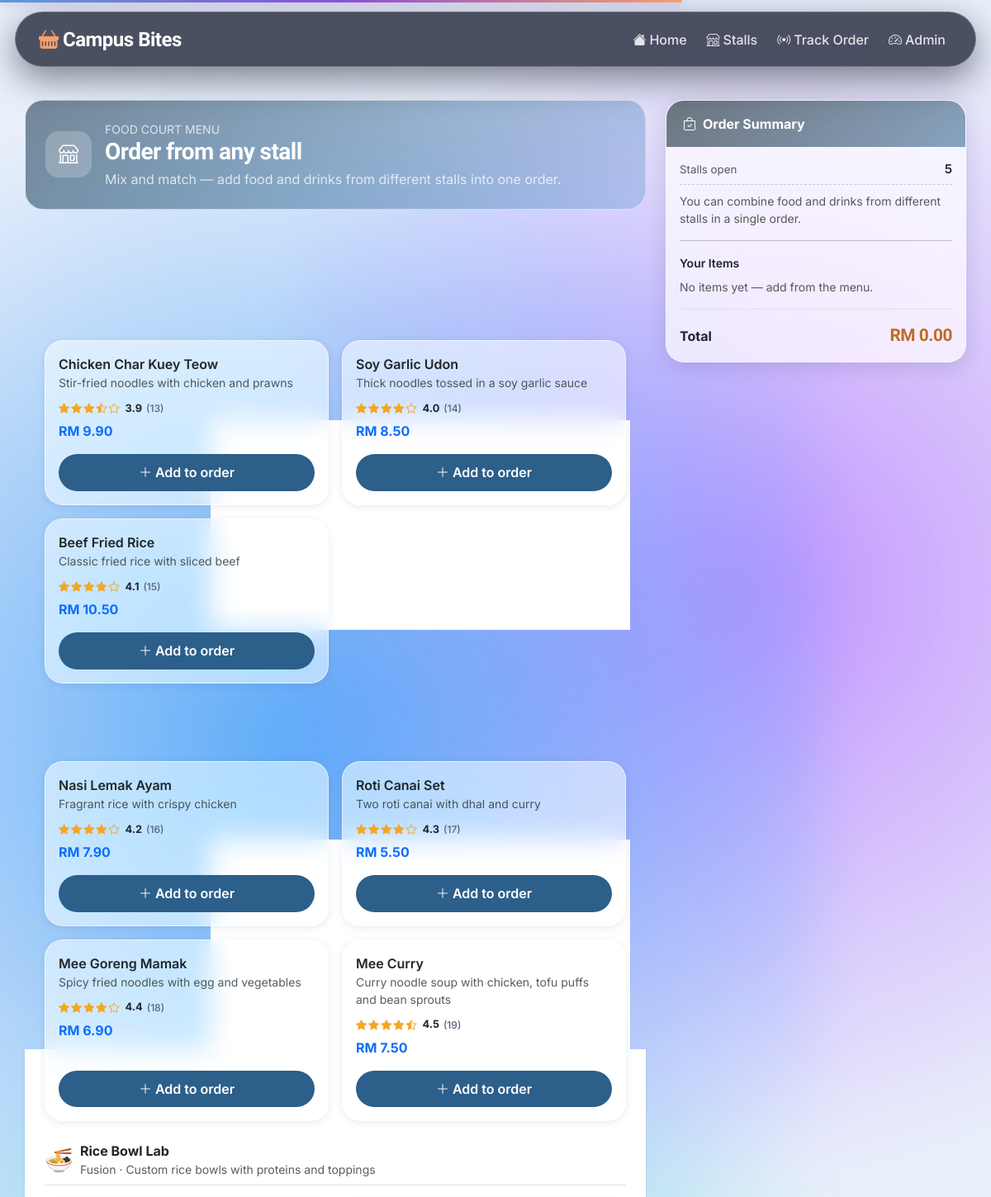
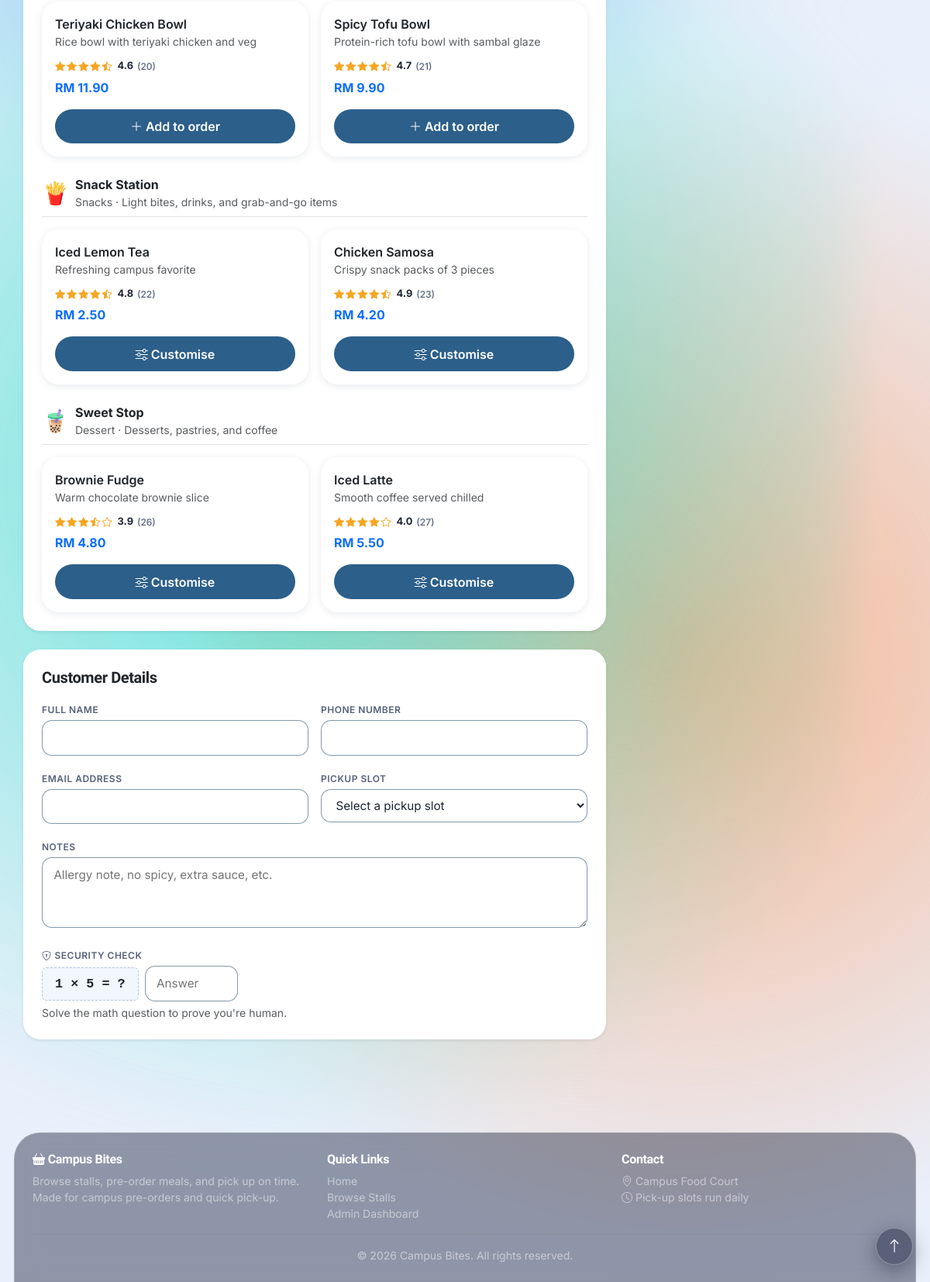
The page /app/order.php?stall_id=4 on the database its author committed (2 pictures, top to bottom).
### tables this page shows
CREATE TABLE menu_items (
    menu_item_id INT AUTO_INCREMENT PRIMARY KEY,
    stall_id INT NOT NULL,
    item_name VARCHAR(120) NOT NULL,
    item_desc VARCHAR(255) NOT NULL,
    price DECIMAL(10,2) NOT NULL,
    sort_order INT NOT NULL DEFAULT 0,
    is_popular TINYINT(1) NOT NULL DEFAULT 0,
    is_available TINYINT(1) NOT NULL DEFAULT 1,
    image_path VARCHAR(255) NULL,
    rating DECIMAL(2,1) NULL,
    rating_count INT NULL,
    FOREIGN KEY (stall_id) REFERENCES stalls(stall_id)
);

### app/order.php (the view, shortened to what this page needs)
<?php
require '_base.php';
require '_functions.php';
$stalls = array_values(array_filter(getStallsWithMenu($pdo), fn ($s) => (bool)$s['is_open'] && !empty($s['items'])));
$captchaQuestion = captchaGenerate();
?>
<?php include '_head.php'; ?>
<div class="container page-section">
    <div class="row g-4">
        <div class="col-lg-8">
            <div class="card border-0 shadow-sm mb-4 overflow-hidden" style="border-radius:var(--radius)">
                <div class="order-hero p-4 text-white">
                    <div class="d-flex align-items-center gap-3 flex-wrap">
                        <div class="stall-badge"><i class="bi bi-shop"></i></div>
                        <div>
                            <div class="text-uppercase small opacity-75">Food Court Menu</div>
                            <h3 class="mb-1 fw-bold">Order from any stall</h3>
                            <p class="mb-0 opacity-75">Mix and match — add food and drinks from different stalls into one order.</p>
                        </div>
                    </div>
                </div>
            </div>
            <form method="POST" action="" id="orderForm">
                <div class="card border-0 shadow-sm mb-4" style="border-radius:var(--radius)">
                    <div class="card-body p-4">
                        <h5 class="fw-bold mb-3">Menu — All Stalls</h5>
                        <?php foreach ($stalls as $sIdx => $stall): $stallIsDrink = isDrinkStall($stall); ?>
                        <div id="stall-<?= (int)$stall['stall_id'] ?>" style="scroll-margin-top:90px" class="<?= $sIdx > 0 ? 'mt-4' : '' ?>">
                            <div class="d-flex align-items-center gap-2 border-bottom pb-2 mb-3">
                                <span class="fs-3"><?= cuisineEmoji($stall['cuisine']) ?></span>
                                <div>
                                    <div class="fw-bold"><?= h($stall['stall_name']) ?></div>
                                    <div class="small text-muted"><?= h($stall['cuisine']) ?> · <?= h($stall['description']) ?></div>
                                </div>
                            </div>
                            <div class="row g-3">
                                <?php foreach ($stall['items'] as $item): ?>
                                <div class="col-md-6">
                                    <div class="menu-item-card h-100 d-flex flex-column"
                                         data-item-id="<?= (int)$item['menu_item_id'] ?>"
                                         data-item-name="<?= h($item['item_name']) ?>"
                                         data-stall="<?= h($stall['stall_name']) ?>"
                                         data-price="<?= h((string)$item['price']) ?>"
                                         data-drink="<?= $stallIsDrink ? '1' : '0' ?>">
                                        <div class="flex-grow-1">
                                            <div class="fw-semibold"><?= h($item['item_name']) ?></div>
                                            <div class="small text-muted mb-2"><?= h($item['item_desc']) ?></div>
                                            <?php $rating = itemRating($item); ?>
                                            <div class="rating-stars mb-2" title="<?= $rating ?> out of 5">
                                                <?= renderStars($rating) ?>
                                                <span class="rating-score"><?= number_format($rating, 1) ?></span>
                                                <span class="rating-count">(<?= itemRatingCount($item) ?>)</span>
                                            </div>
                                            <div class="fw-bold text-primary"><?= fmtMoney((float)$item['price']) ?></div>
                                        </div>
                                        <button type="button" class="btn-an-primary add-item-btn mt-3 w-100">
                                            <i class="bi bi-<?= $stallIsDrink ? 'sliders' : 'plus-lg' ?> me-1"></i><?= $stallIsDrink ? 'Customise' : 'Add to order' ?>
                                        </button>
                                    </div>
                                </div>
                                <?php endforeach; ?>
                            </div>
                        </div>
                        <?php endforeach; ?>
                    </div>
                </div>
                <div class="card border-0 shadow-sm" style="border-radius:var(--radius)">
                    <div class="card-body p-4">
                        <h5 class="fw-bold mb-3">Customer Details</h5>
                        <div class="row g-3">
                            <div class="col-md-6">
                                <label class="an-label">Full Name</label>
                                <input type="text" name="customer_name" class="an-input" value="<?= h($_POST['customer_name'] ?? '') ?>" required>
                            </div>
                            <div class="col-md-6">
                                <label class="an-label">Phone Number</label>
                                <input type="text" name="customer_phone" class="an-input" value="<?= h($_POST['customer_phone'] ?? '') ?>" required>
                            </div>
                            <div class="col-md-6">
                                <label class="an-label">Email Address</label>
                                <input type="email" name="customer_email" class="an-input" value="<?= h($_POST['customer_email'] ?? '') ?>" required>
                            </div>
                            <div class="col-md-6">
                                <label class="an-label">Pickup Slot</label>
                                <select name="slot_id" class="an-input" required>
                                    <option value="">Select a pickup slot</option>
                                </select>
                            </div>
                            <div class="col-12">
                                <label class="an-label">Notes</label>
                                <textarea name="notes" class="an-input" rows="3" placeholder="Allergy note, no spicy, extra sauce, etc."><?= h($_POST['notes'] ?? '') ?></textarea>
                            </div>
                            <div class="col-md-6">
                                <label class="an-label"><i class="bi bi-shield-lock me-1"></i>Security Check</label>
                                <div class="d-flex align-items-center gap-2">
                                    <span class="fw-bold px-3 py-2 rounded" style="background:#f2f6fd;border:1px dashed #b8c4dd;font-family:monospace;font-size:1.05rem;white-space:nowrap;user-select:none">
                                        <?= h($captchaQuestion) ?>
                                    </span>
                                    <input type="text" name="captcha" class="an-input" placeholder="Answer" inputmode="numeric" autocomplete="off" required style="max-width:120px">
                                </div>
                                <div class="small text-muted mt-1">Solve the math question to prove you're human.</div>
                            </div>
                        </div>
                    </div>
                </div>
                <div class="d-grid mt-4">
                    <button type="submit" class="btn-an-search py-3">
                        <i class="bi bi-check2-circle me-2"></i>Place Order
                    </button>
                </div>
            </form>
        </div>
        <div class="col-lg-4">
            <div class="summary-card sticky-top" style="top:92px">
                <div class="card-header"><i class="bi bi-bag-check me-2"></i>Order Summary</div>
                <div class="p-3">
                    <div class="price-row">
                        <span class="small text-muted">Stalls open</span>
                        <span class="fw-semibold"><?= count($stalls) ?></span>
                    </div>
                    <div class="small text-muted">You can combine food and drinks from different stalls in a single order.</div>
                    <hr>
                    <div class="small fw-semibold mb-2">Your Items</div>
                    <p id="cartEmpty" class="text-muted small mb-0">No items yet — add from the menu.</p>
                    <div class="border-top mt-3 pt-3 d-flex justify-content-between align-items-center">
                        <span class="fw-bold">Total</span>
                        <span class="price-total" id="cartTotal">RM 0.00</span>
                    </div>
                </div>
            </div>
            <a href="index.php" class="btn btn-outline-secondary w-100 mt-3">
                <i class="bi bi-arrow-left me-1"></i>Back to Home
            </a>
        </div>
    </div>
</div>
<?php include '_foot.php'; ?>

### app/_functions.php (shortened to what this page needs)
<?php
function fmtMoney(float $amount): string {
    return 'RM ' . number_format($amount, 2);
}
function h(string $str): string {
    return htmlspecialchars($str, ENT_QUOTES, 'UTF-8');
}
function itemRating(array $item): float {
    $seed = (int)($item['menu_item_id'] ?? crc32((string)($item['item_name'] ?? 'x')));
    return round(3.8 + (abs($seed) % 13) / 10, 1);
}
function itemRatingCount(array $item): int {
    $seed = (int)($item['menu_item_id'] ?? crc32((string)($item['item_name'] ?? 'x')));
    return 12 + (abs($seed) % 240);
}
function renderStars(float $rating): string {
    $full = (int)floor($rating);
    $half = ($rating - $full) >= 0.5;
    $html = '';
    for ($i = 1; $i <= 5; $i++) {
        if ($i <= $full) {
            $html .= '<i class="bi bi-star-fill"></i>';
        } elseif ($half && $i === $full + 1) {
            $html .= '<i class="bi bi-star-half"></i>';
        } else {
            $html .= '<i class="bi bi-star"></i>';
        }
    }
    return $html;
}
function cuisineEmoji(string $cuisine): string {
    $map = [
        'Malay'    => '🍛', 'Chinese' => '🥡', 'Indian'   => '🫓',
        'Western'  => '🍔', 'Japanese'=> '🍣', 'Korean'   => '🍜',
        'Thai'     => '🍲', 'Dessert' => '🧋', 'Snacks'   => '🍟',
        'Beverages'=> '🥤', 'Drinks'  => '🥤', 'Rice'     => '🍚',
        'Noodles'  => '🍜', 'Seafood' => '🦐', 'Vegetarian' => '🥗',
    ];
    return $map[$cuisine] ?? '🍜';
}
function isDrinkStall(array $stall): bool {
    return in_array($stall['cuisine'] ?? '', ['Dessert', 'Snacks'], true);
}
function captchaGenerate(): string {
    $a  = random_int(1, 9);
    $b  = random_int(1, 9);
    $op = random_int(0, 1) === 0 ? '+' : '×';
    $question = "$a $op $b = ?";
    return $question;
}
function getStalls(PDO $pdo): array {
    $stalls = $pdo->query("SELECT * FROM stalls WHERE is_active = 1 ORDER BY sort_order, stall_name")->fetchAll();
    $items  = $pdo->query("SELECT stall_id, item_name FROM menu_items WHERE is_available = 1")->fetchAll();
    $byStall = [];
    foreach ($items as $it) {
        $byStall[$it['stall_id']][] = $it['item_name'];
    }
    foreach ($stalls as &$s) {
        $s['menu_names'] = $byStall[$s['stall_id']] ?? [];
    }
    return $stalls;
}
function getStallsWithMenu(PDO $pdo): array {
    $stalls = getStalls($pdo);
    $items = $pdo->query("
        SELECT m.*, s.stall_name, s.cuisine, s.description AS stall_description, s.starting_price
        FROM menu_items m
        JOIN stalls s ON s.stall_id = m.stall_id
        WHERE m.is_available = 1 AND s.is_active = 1
        ORDER BY s.sort_order, m.sort_order, m.item_name
    ")->fetchAll();
    $grouped = [];
    foreach ($stalls as $stall) {
        $stall['items'] = [];
        $grouped[$stall['stall_id']] = $stall;
    }
    foreach ($items as $item) {
        if (isset($grouped[$item['stall_id']])) {
            $grouped[$item['stall_id']]['items'][] = $item;
        }
    }
    return array_values($grouped);
}

### rows shown on the page
menu_items: item_name "Chicken Char Kuey Teow", item_desc "Stir-fried noodles with chicken and prawns", menu_item_id "3.9", menu_item_id "13", price "RM 9.90", shows "Add to order"
menu_items: item_name "Soy Garlic Udon", item_desc "Thick noodles tossed in a soy garlic sauce", menu_item_id "4.0", menu_item_id "14", price "RM 8.50", shows "Add to order"
menu_items: item_name "Beef Fried Rice", item_desc "Classic fried rice with sliced beef", menu_item_id "4.1", menu_item_id "15", price "RM 10.50", shows "Add to order"
menu_items: item_name "Nasi Lemak Ayam", item_desc "Fragrant rice with crispy chicken", menu_item_id "4.2", menu_item_id "16", price "RM 7.90", shows "Add to order"
menu_items: item_name "Roti Canai Set", item_desc "Two roti canai with dhal and curry", menu_item_id "4.3", menu_item_id "17", price "RM 5.50", shows "Add to order"
menu_items: item_name "Mee Goreng Mamak", item_desc "Spicy fried noodles with egg and vegetables", menu_item_id "4.4", menu_item_id "18", price "RM 6.90", shows "Add to order"
menu_items: item_name "Mee Curry", item_desc "Curry noodle soup with chicken, tofu puffs and bean sprouts", menu_item_id "4.5", menu_item_id "19", price "RM 7.50", shows "Add to order"
menu_items: item_name "Teriyaki Chicken Bowl", item_desc "Rice bowl with teriyaki chicken and veg", menu_item_id "4.6", menu_item_id "20", price "RM 11.90", shows "Add to order"
menu_items: item_name "Spicy Tofu Bowl", item_desc "Protein-rich tofu bowl with sambal glaze", menu_item_id "4.7", menu_item_id "21", price "RM 9.90", shows "Add to order"
menu_items: item_name "Iced Lemon Tea", item_desc "Refreshing campus favorite", menu_item_id "4.8", menu_item_id "22", price "RM 2.50", shows "Customise"
menu_items: item_name "Chicken Samosa", item_desc "Crispy snack packs of 3 pieces", menu_item_id "4.9", menu_item_id "23", price "RM 4.20", shows "Customise"
menu_items: item_name "Brownie Fudge", item_desc "Warm chocolate brownie slice", menu_item_id "3.9", menu_item_id "26", price "RM 4.80", shows "Customise"
menu_items: item_name "Iced Latte", item_desc "Smooth coffee served chilled", menu_item_id "4.0", menu_item_id "27", price "RM 5.50", shows "Customise"

### other values the page prints
SITE_NAME "Campus Bites"
cuisineEmoji($stall['cuisine']) "🍜"
$stall['stall_name'] "Rice Bowl Lab"
$stall['cuisine'] "Fusion"
$stall['description'] "Custom rice bowls with proteins and toppings"
cuisineEmoji($stall['cuisine']) "🍟"
$stall['stall_name'] "Snack Station"
$stall['cuisine'] "Snacks"
$stall['description'] "Light bites, drinks, and grab-and-go items"
cuisineEmoji($stall['cuisine']) "🧋"
$stall['stall_name'] "Sweet Stop"
$stall['cuisine'] "Dessert"
$stall['description'] "Desserts, pastries, and coffee"
$captchaQuestion "1 × 5 = ?"
count($stalls) "5"
